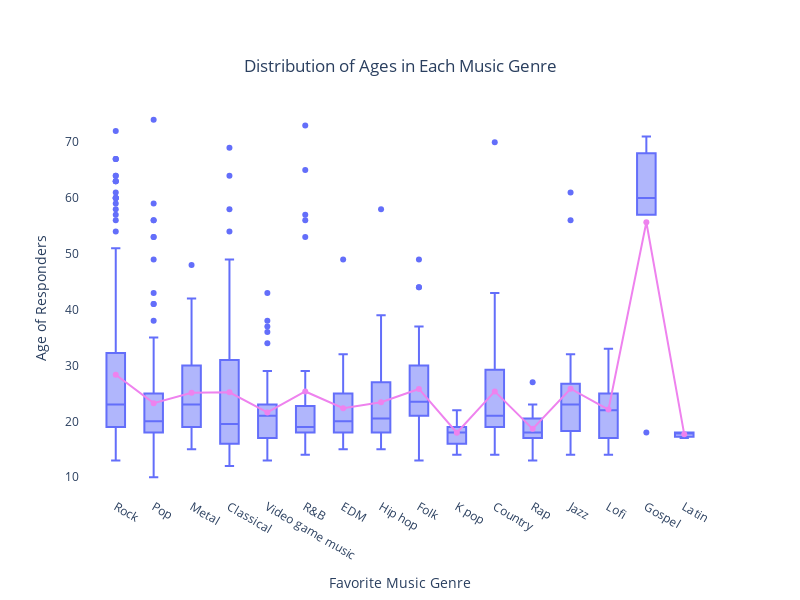

Here is the notebook cell this chart was saved with:
### Markdown cell above
## Bivariate Analysis on "Favorite Genre" and "Age"

### Code cell
'''For each music genre, check the age distribution'''
# 参考重要指标：median中位数，mean平均数
fig5 = px.box(x=survey['Fav genre'], y=survey['Age'], 
              # 调整横向或纵向
              orientation='v', points='outliers',
              # 添加凹陷处
              notched=False,
              title='Distribution of Ages in Each Music Genre'
             )

# 显示平均值的线
fig5.update_traces(boxmean=False)

# 调整图像细节
fig5.update_layout(
    width=800, height=600,
    title_x=0.5, title_y=0.9,
    xaxis_title='Favorite Music Genre',
    yaxis_title='Age of Responders',
    plot_bgcolor='white',
    showlegend=False
)

'''结合上图（pie chart）里genre count的大小顺序，重新排序box plot【信息一致性】'''
fig5.update_xaxes(categoryorder='array', categoryarray=genre_count.index)

'''计算Age mean，用来添加折线'''
# 先按照genre分组，再计算各组的age mean，最后连线line chart
age_mean = dict(survey.groupby(survey['Fav genre'])['Age'].mean())
agemean_by_genre = {}
# 按照热门genre的顺序重新循环排序
for i in genre_count.index:
    '''Syntax: 字典名[新的key]=新的值，表示在字典里创建新的【键-值对】'''
    agemean_by_genre[i] = age_mean[i] # key: value
    
'''标记出各组genre平均数的变化线'''
fig5.add_trace(
    # graph object
    go.Scatter(x=list(agemean_by_genre.keys()), 
               y=list(agemean_by_genre.values()),
               mode='lines+markers', name='Mean Age', 
               marker=dict(color='violet'))
    )

fig5.show()

### Figure 1 — Plotly figure (JSON) as saved in the notebook; plotly's stock layout.template omitted (floating-point values rounded to 4 significant figures; data arrays with more than 128 entries replaced by an {"elided": "..."} marker saying what was removed)
{"data": [{"alignmentgroup": "True", "boxmean": false, "boxpoints": "outliers", "hovertemplate": "x=%{x}<br>y=%{y}<extra></extra>", "legendgroup": "", "marker": {"color": "#636efa"}, "name": "", "notched": false, "offsetgroup": "", "orientation": "v", "showlegend": false, "type": "box", "x": {"elided": "725 str values"}, "x0": " ", "xaxis": "x", "y": {"elided": "725 int values"}, "y0": " ", "yaxis": "y"}, {"marker": {"color": "violet"}, "mode": "lines+markers", "name": "Mean Age", "type": "scatter", "x": ["Rock", "Pop", "Metal", "Classical", "Video game music", "R&B", "EDM", "Hip hop", "Folk", "K pop", "Country", "Rap", "Jazz", "Lofi", "Gospel", "Latin"], "y": [28.35, 23.25, 25.11, 25.19, 21.59, 25.34, 22.34, 23.41, 25.8, 17.96, 25.36, 18.65, 25.84, 22.1, 55.67, 17.67]}], "layout": {"boxmode": "group", "height": 600, "legend": {"tracegroupgap": 0}, "plot_bgcolor": "white", "showlegend": false, "title": {"text": "Distribution of Ages in Each Music Genre", "x": 0.5, "y": 0.9}, "width": 800, "xaxis": {"anchor": "y", "categoryarray": ["Rock", "Pop", "Metal", "Classical", "Video game music", "R&B", "EDM", "Hip hop", "Folk", "K pop", "Country", "Rap", "Jazz", "Lofi", "Gospel", "Latin"], "categoryorder": "array", "domain": [0, 1], "title": {"text": "Favorite Music Genre"}}, "yaxis": {"anchor": "x", "domain": [0, 1], "title": {"text": "Age of Responders"}}}}
